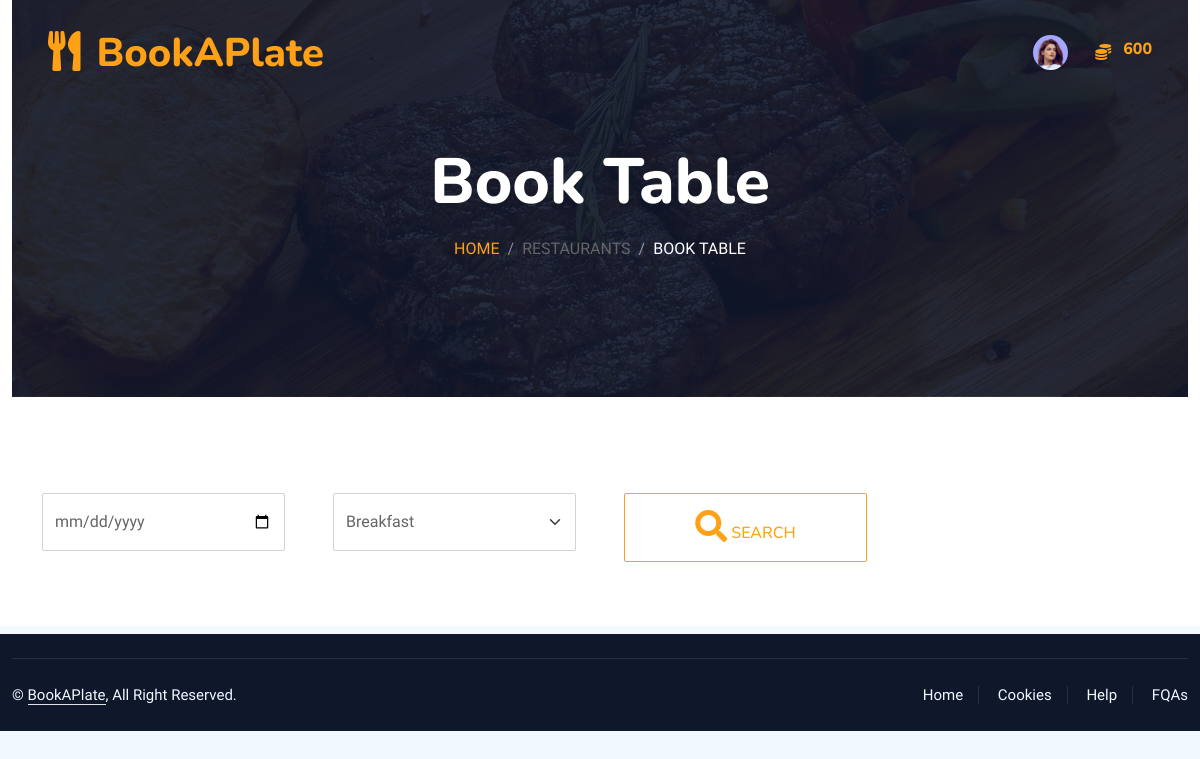
Page /customer_user/view_table/ (signed in) on the committed database.
### admin_workbench/models.py (models this page shows)
class Customer(models.Model):
    customer_id = models.AutoField(primary_key=True)
    phone = models.CharField(max_length=13, unique=True)
    address = models.CharField(max_length=100)
    place = models.CharField(max_length=100)
    STATES_CHOICES = [
    ('','Select State'),
    ('Andhra Pradesh', 'Andhra Pradesh'),
    ('Arunachal Pradesh', 'Arunachal Pradesh'),
    ('Assam', 'Assam'),
    ('Bihar', 'Bihar'),
    ('Chhattisgarh', 'Chhattisgarh'),
    ('Goa', 'Goa'),
    ('Gujarat', 'Gujarat'),
    ('Haryana', 'Haryana'),
    ('Himachal Pradesh', 'Himachal Pradesh'),
    ('Jharkhand', 'Jharkhand'),
    ('Karnataka', 'Karnataka'),
    ('Kerala', 'Kerala'),
    ('Madhya Pradesh', 'Madhya Pradesh'),
    ('Maharashtra', 'Maharashtra'),
    ('Manipur', 'Manipur'),
    ('Meghalaya', 'Meghalaya'),
    ('Mizoram', 'Mizoram'),
    ('Nagaland', 'Nagaland'),
    ('Odisha', 'Odisha'),
    ('Punjab', 'Punjab'),
    ('Rajasthan', 'Rajasthan'),
    ('Sikkim', 'Sikkim'),
    ('Tamil Nadu', 'Tamil Nadu'),
    ('Telangana', 'Telangana'),
    ('Tripura', 'Tripura'),
    ('Uttar Pradesh', 'Uttar Pradesh'),
    ('Uttarakhand', 'Uttarakhand'),
    ('West Bengal', 'West Bengal')
]
    state = models.CharField(max_length=100, choices=STATES_CHOICES,default='Kerala')
    status = models.CharField(max_length=10, default='Active')
    profile_photo = models.ImageField(upload_to='profile_pictures/', null=True)
    id_proof = models.ImageField(upload_to='customer_identifier/', null=True)
    user = models.OneToOneField(User, on_delete=models.CASCADE)

class Coins(models.Model):
    coin_id = models.AutoField(primary_key=True)
    coin_quantity = models.IntegerField(default= 2000)
    user = models.ForeignKey(Customer,on_delete=models.CASCADE)

### customer/views.py (the view, shortened to what this page needs)
# urls.py: path('view_table/',TableView,name='view_table'),
@login_required
def TableView(request):
    logged_user, customer, coins = get_customer_and_coins(request)
    context = {
        'meal_time': BookingDetails.MEAL_CHOICES,
        'logged_user': logged_user,
        'customer': customer,
        'coins': coins,
    }
    return render(request, 'customer/view_table.html', context)

### customer/views.py (called while the page is built)
@login_required
def get_customer_and_coins(request):
    logged_user = request.user
    customer = get_object_or_404(Customer, user=logged_user)
    coins = get_object_or_404(Coins, user=customer)
    return logged_user, customer, coins

### customer/templates/customer/view_table.html (shortened to what this page needs)
{% extends 'customer/base.html'%} {% load static %}  {% block content %}
<div class="container-xxl position-relative p-0">
  <div class="container-xxl py-5 bg-dark hero-header mb-5">
    <div class="container text-center my-5 pt-5 pb-4">
      <h1 class="display-3 text-white mb-3 animated slideInDown">
        Book Table
      </h1>
      <nav aria-label="breadcrumb">
        <ol class="breadcrumb justify-content-center text-uppercase">
          <li class="breadcrumb-item"><a href="#">Home</a></li>
          <li class="breadcrumb-item">
           Restaurants
          </li>
          <li class="breadcrumb-item text-white active" aria-current="page">
           Book Table
          </li>
        </ol>
      </nav>
    </div>
  </div>
</div>
<div class="container py-5">
  <form action="{% url 'view_table' %}" method="post">
  <div class="row g-5">
    <div class="col-lg-3 col-md-3 col-sm-3 mb-3">
      <input type="date" class="form-control w-100 py-3" placeholder="DD-MM-YYYY" id="due_date" name="due_date" value="{{date}}"/>
    </div>
     <div class="col-lg-3 col-md-3 col-sm-3 mb-3">
              <select class="form-select w-100 py-3" id="meal_time" name="meal_time" aria-label="Default select example" >
                {% for i in meal_time %}
                {% if i.0 != meal %}
                <option value="{{i.0}}">{{i.1}}</option>
                {% endif %}
                {% endfor%}
              </select>
          </div>
        <div class="col-lg-3 col-md-3 col-sm-3 mb-3">
            <button type="submit" class="btn btn-outline-primary w-100 py-3 "><i class="fa fa-2x fa-search  me-sm-1"></i><span class="d-none d-sm-inline-block">SEARCH</span></button>
          </div>
  </div>
   </form>
</div>
</div>
{% endblock %}

### customer/templates/customer/base.html (shortened to what this page needs)
{% load static %}
<!DOCTYPE html>
<html lang="en">
  <head>
    <link
      href="https://cdnjs.cloudflare.com/ajax/libs/font-awesome/5.10.0/css/all.min.css"
      rel="stylesheet"
    />
    <link
      href="https://cdn.jsdelivr.net/npm/bootstrap-icons@1.4.1/font/bootstrap-icons.css"
      rel="stylesheet"
    />
    <link
      href="{% static 'book_a_plate/lib/animate/animate.min.css' %}"
      rel="stylesheet"
    />
    <link
      href="{% static 'book_a_plate/lib/owlcarousel/assets/owl.carousel.min.css' %}"
      rel="stylesheet"
    />
    <link
      href="{% static 'book_a_plate/lib/tempusdominus/css/tempusdominus-bootstrap-4.min.css' %}"
      rel="stylesheet"
    />
    <link
      href="{% static 'book_a_plate/css/bootstrap.min.css' %}"
      rel="stylesheet"
    />
    <link href="{% static 'book_a_plate/css/style.css' %}" rel="stylesheet" />
  </head>
  <body>
    <div class="container-xxl bg-white p-0">
      <div class="container-xxl position-relative p-0">
        <nav
          class="navbar navbar-expand-lg navbar-dark bg-dark px-4 px-lg-5 py-3 py-lg-0"
        >
          <a href="#" class="navbar-brand p-0">
            <h1 class="text-primary m-0">
              <i class="fa fa-utensils me-3"></i>BookAPlate
            </h1>
          </a>
          <div
            class="collapse navbar-collapse justify-content-end px-0"
            id="navbarNav"
          >
            <ul
              class="navbar-nav flex-row ms-auto align-items-center justify-content-end"
            >
              <li class="nav-item dropdown">
                <a
                  class="nav-link nav-icon-hover"
                  href="javascript:void(0)"
                  id="drop2"
                  data-bs-toggle="dropdown"
                  aria-expanded="false"
                >
                  {% if logged_user.is_authenticated and customer.profile_photo.url %}
                  <img
                    src="{{customer.profile_photo.url}}"
                    alt=""
                    width="35"
                    height="35"
                    class="rounded-circle"
                  />
                  {% else %}
                  <i class="fa fa-list"></i>
                  {% endif %}
                </a>
              </li>
              <li class="nav-item">
                <span>&nbsp;&nbsp;&nbsp;&nbsp;&nbsp;&nbsp;</span>
                <label class="text-primary">
                  <i class="fa fa-coins"></i>
                </label>
                <span>&nbsp;&nbsp;</span>
              </li>
              <li class="nav-item">
                <label class="text-primary">
                  <h6 class="text-primary">{{coins.coin_quantity}}</h6>
                </label>
              </li>
            </ul>
          </div>
        </nav>
      </div>
      <div class="container-fluid">{% block content %} {% endblock %}</div>
      <div
        class="container-fluid bg-dark text-light footer pt-4 mt-2 wow fadeIn"
        data-wow-delay="0.1s"
      >
        <div class="copyright">
          <div class="row">
            <div class="col-md-6 text-center text-md-start mb-3 mb-md-0">
              &copy; <a class="border-bottom" href="#">BookAPlate</a>, All Right
              Reserved.
            </div>
            <div class="col-md-6 text-center text-md-end">
              <div class="footer-menu">
                <a href="#">Home</a>
                <a href="#">Cookies</a>
                <a href="#">Help</a>
                <a href="#">FQAs</a>
              </div>
            </div>
          </div>
        </div>
      </div>
  </body>
</html>

### static/book_a_plate/css/style.css (style rules this page uses)
:root { --primary: #FEA116; --light: #F1F8FF; --dark: #0F172B; }
.btn { font-family: 'Nunito', sans-serif; font-weight: 500; text-transform: uppercase; transition: .5s; }
.navbar-dark .navbar-nav .nav-link { position: relative; margin-left: 25px; padding: 35px 0; font-size: 15px; color: var(--light) !important; text-transform: uppercase; font-weight: 500; outline: none; transition: .5s; }
@media (min-width: 992px) { .navbar-dark { position: absolute; width: 100%; top: 0; left: 0; z-index: 999; background: transparent !important; } }
.hero-header { background: linear-gradient(rgba(15, 23, 43, .9), rgba(15, 23, 43, .9)), url(../img/bg-hero.jpg); background-position: center center; background-repeat: no-repeat; background-size: cover; }
.breadcrumb-item + .breadcrumb-item::before { color: rgba(255, 255, 255, .5); }
.footer .copyright { padding: 25px 0; font-size: 15px; border-top: 1px solid rgba(256, 256, 256, .1); }
.footer .copyright a { color: var(--light); }
.footer .footer-menu a { margin-right: 15px; padding-right: 15px; border-right: 1px solid rgba(255, 255, 255, .1); }
.footer .footer-menu a:last-child { margin-right: 0; padding-right: 0; border-right: none; }

### rows in the picture
Customer: profile_photo (picture)
Coins: coin_quantity "600"

### other values in the picture
form field meal_time "Breakfast"
